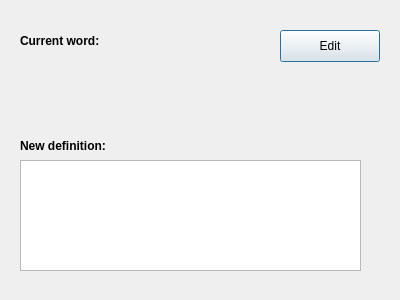
<?xml version="1.0" encoding="UTF-8"?>
<ui version="4.0">
 <class>editWord</class>
 <widget class="QDialog" name="editWord">
  <property name="geometry">
   <rect>
    <x>0</x>
    <y>0</y>
    <width>400</width>
    <height>300</height>
   </rect>
  </property>
  <property name="windowTitle">
   <string>Dialog</string>
  </property>
  <widget class="QLabel" name="label">
   <property name="geometry">
    <rect>
     <x>20</x>
     <y>30</y>
     <width>91</width>
     <height>21</height>
    </rect>
   </property>
   <property name="font">
    <font>
     <family>Arial</family>
     <bold>true</bold>
    </font>
   </property>
   <property name="text">
    <string>Current word:</string>
   </property>
  </widget>
  <widget class="QLabel" name="label_2">
   <property name="geometry">
    <rect>
     <x>20</x>
     <y>50</y>
     <width>91</width>
     <height>21</height>
    </rect>
   </property>
   <property name="font">
    <font>
     <family>Arial</family>
     <bold>false</bold>
    </font>
   </property>
   <property name="text">
    <string/>
   </property>
  </widget>
  <widget class="QLabel" name="label_3">
   <property name="geometry">
    <rect>
     <x>20</x>
     <y>130</y>
     <width>101</width>
     <height>31</height>
    </rect>
   </property>
   <property name="font">
    <font>
     <family>Arial</family>
     <bold>true</bold>
    </font>
   </property>
   <property name="text">
    <string>New definition:</string>
   </property>
  </widget>
  <widget class="QTextEdit" name="textEdit">
   <property name="geometry">
    <rect>
     <x>20</x>
     <y>160</y>
     <width>341</width>
     <height>111</height>
    </rect>
   </property>
  </widget>
  <widget class="QPushButton" name="pushButton">
   <property name="geometry">
    <rect>
     <x>280</x>
     <y>30</y>
     <width>100</width>
     <height>32</height>
    </rect>
   </property>
   <property name="text">
    <string>Edit</string>
   </property>
  </widget>
 </widget>
 <resources/>
 <connections/>
</ui>
